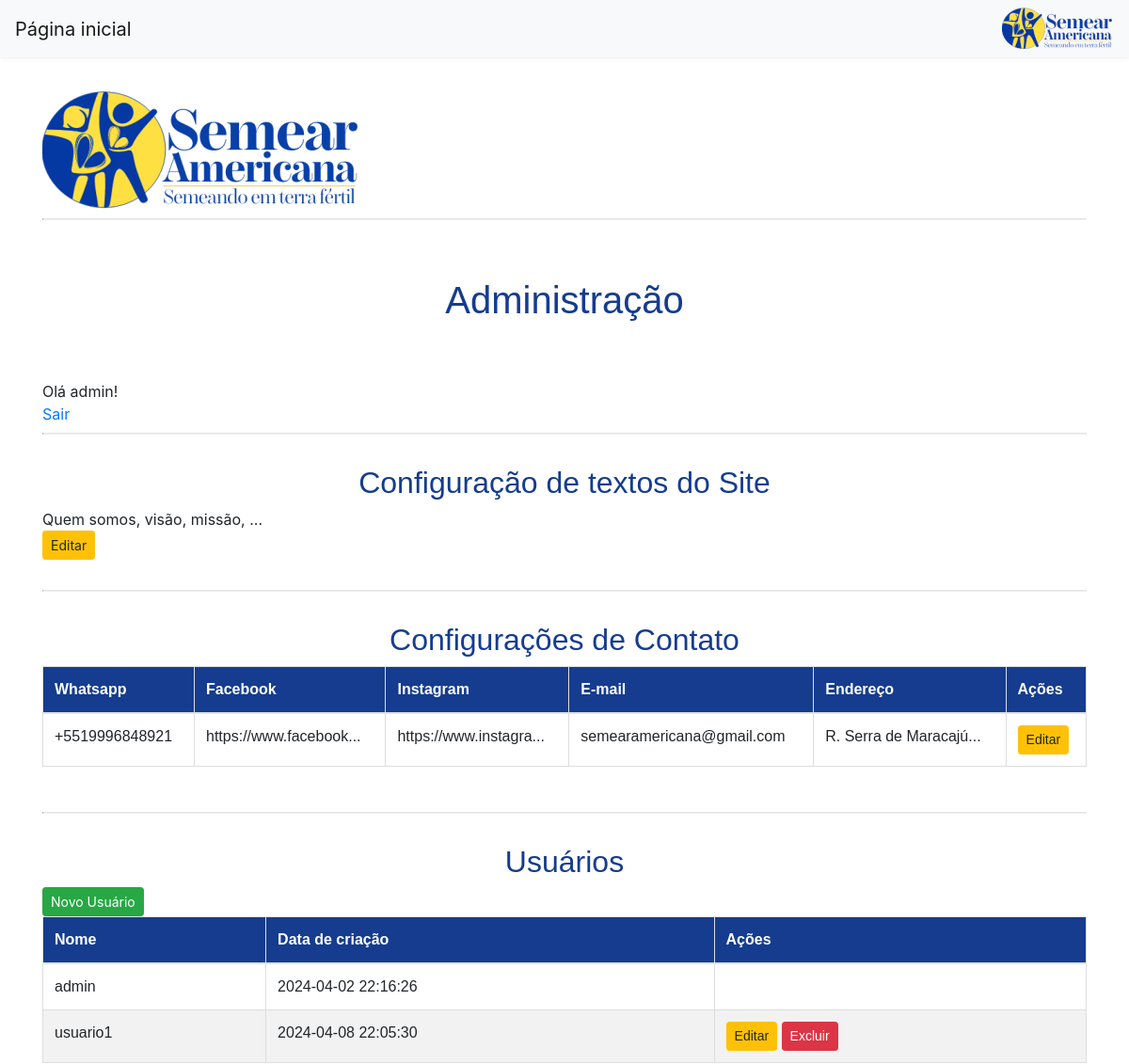
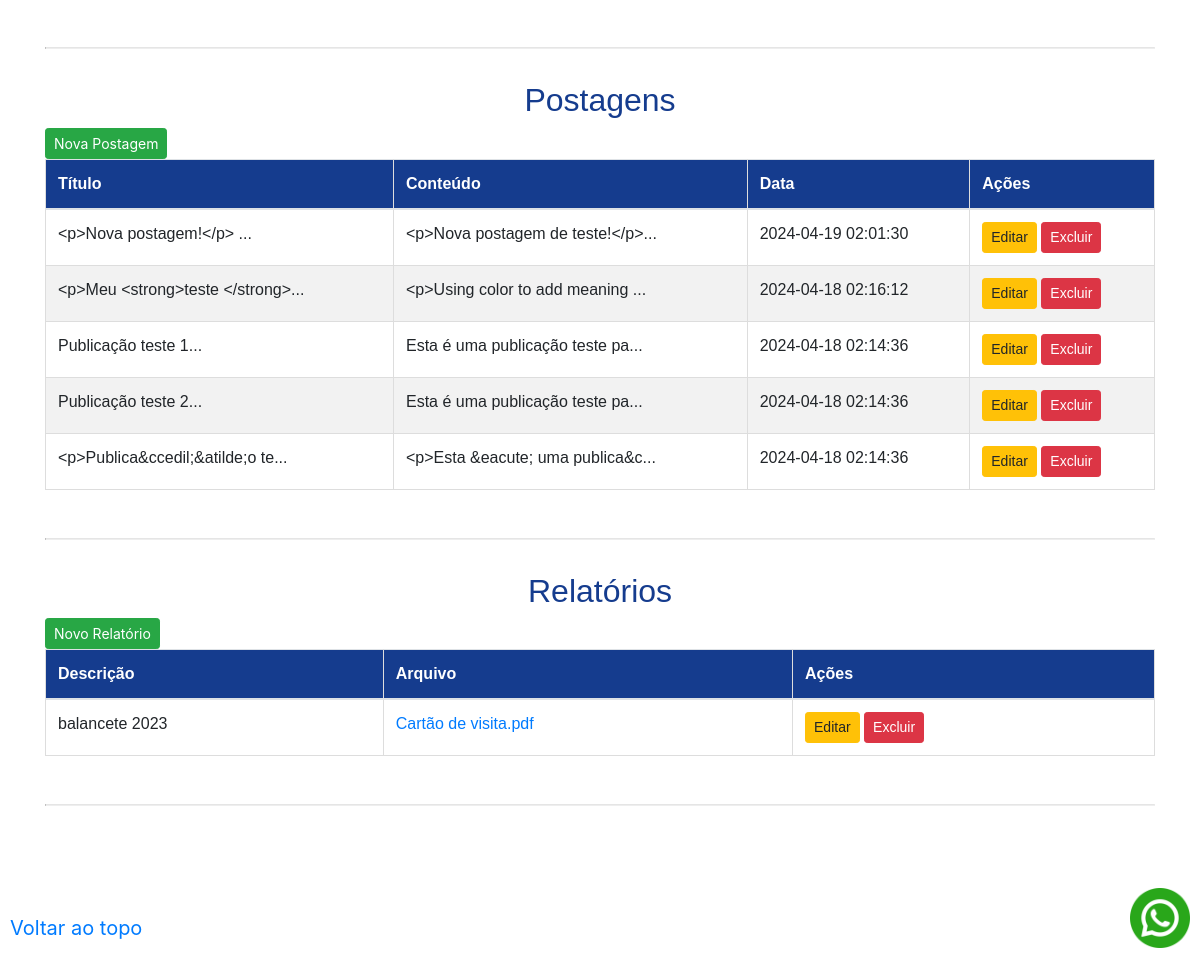
Page /admin (signed in) on the committed database (2 pictures, top to bottom).
### tables this page shows
CREATE TABLE contato (
    id INTEGER PRIMARY KEY AUTOINCREMENT,
    created TIMESTAMP NOT NULL DEFAULT CURRENT_TIMESTAMP,
    whatsapp TEXT NOT NULL,
    facebook TEXT NOT NULL,
    instagram TEXT NOT NULL,
    email TEXT NOT NULL,
    endereco TEXT NOT NULL
);

CREATE TABLE usuarios (
    id INTEGER PRIMARY KEY AUTOINCREMENT,
    created TIMESTAMP NOT NULL DEFAULT CURRENT_TIMESTAMP,
    nome TEXT NOT NULL UNIQUE,
    senha TEXT NOT NULL
);

CREATE TABLE textos (
  id INTEGER PRIMARY KEY AUTOINCREMENT,
  quem_somos TEXT NOT NULL,
  visao_semear TEXT NOT NULL,
  missao_semear TEXT NOT NULL,
  sobre_a_comunidade TEXT NOT NULL,
  nossa_historia TEXT NOT NULL,
  atividades TEXT NOT NULL,
  parceiros TEXT NOT NULL,
  transparencia TEXT NOT NULL,
  novidades TEXT NOT NULL,
  semeie TEXT NOT NULL
);

CREATE TABLE posts (
    id INTEGER PRIMARY KEY AUTOINCREMENT,
    created TIMESTAMP NOT NULL DEFAULT CURRENT_TIMESTAMP,
    title TEXT NOT NULL,
    content TEXT NOT NULL
);

CREATE TABLE reports (
  id INTEGER PRIMARY KEY AUTOINCREMENT,
  description TEXT NOT NULL,
  report_file BLOB NOT NULL,
  report_name TEXT NOT NULL
);

### app.py (the view)
@app.route('/admin')
@login_required
def admin():
    conn = get_db_connection()
    posts = conn.execute('SELECT * FROM posts').fetchall()
    contato = conn.execute('SELECT * FROM contato').fetchall()
    usuarios = conn.execute('SELECT * FROM usuarios').fetchall()
    reports = conn.execute('SELECT * FROM reports').fetchall()
    textos = conn.execute('SELECT * FROM textos').fetchall()
    conn.close()
    return render_template('admin.html', usuario=current_user.nome, posts=posts, contato=contato, usuarios=usuarios, reports=reports, textos=textos)

### app.py (called while the page is built)
def get_db_connection():
    conn = sqlite3.connect('database.db')
    conn.row_factory = sqlite3.Row
    return conn

@login_manager.user_loader
def load_user(user_id):
    conn = get_db_connection()
    usuario = conn.execute('SELECT * FROM usuarios WHERE id = ?',
                        (user_id,)).fetchone()
    conn.close()
    if usuario:
        return Usuario(usuario[0], usuario[1], usuario[2])
    return None

### templates/admin.html (shortened to what this page needs)
{% extends 'base2.html' %}
{% block content %}
	<br><br><br>
	<div id="topo">
		<img src="{{ url_for('static', filename='img/semear_logo.png') }}" alt="Semear Americana | Semeando em terra fértil">
	</div>
	<hr>
	<br><br>
	<h1>Administração</h1>
	<br>
	<br>
	{% if usuario %}
		Olá {{ usuario }}!
	{% endif %}
    <br><a href="/logout">Sair</a>
	<br>
	<hr>
	<br>
	<div id="contato">
    <h2>Configuração de textos do Site</h2>
    {% if not textos %}
        <p>Configuração não cadastrada.</p>
    {% else %}
		{% for texto in textos %}
			Quem somos, visão, missão, ...
			<br>
		    <a href="{{ url_for('edit_textos', id=texto.id) }}" class="btn btn-sm btn-warning">Editar</a>
		{% endfor %}
    {% endif %}
    </div>
    <br>
	<hr>
	<br>
	<div id="contato">
    <h2>Configurações de Contato</h2>
    {% if not contato %}
        <p>Configuração não cadastrada.</p>
    {% else %}
        <table class="table">
            <thead>
                <tr>
                    <th>Whatsapp</th>
                    <th>Facebook</th>
                    <th>Instagram</th>
                    <th>E-mail</th>
                    <th>Endereço</th>
                    <th>Ações</th>
                </tr>
            </thead>
            <tbody>
                {% for contato in contato %}
                    <tr>
                        <td>{{ contato.whatsapp }}</td>
                        <td>{{ contato.facebook[0:20] }}...</td>
                        <td>{{ contato.instagram[0:20] }}...</td>
                        <td>{{ contato.email }}</td>
                        <td>{{ contato.endereco[0:20] }}...</td>
                        <td>
                            <a href="{{ url_for('edit_contato', id=contato.id) }}" class="btn btn-sm btn-warning">Editar</a>
                        </td>
                    </tr>
                {% endfor %}
            </tbody>
        </table>
    {% endif %}
    </div>
	<br>
	<hr>
	<br>
	<div id="usuarios">
    <h2>Usuários</h2>
    <a href="{{ url_for('create_usuario') }}" class="btn btn-sm btn-success">Novo Usuário</a>
    <br>
    {% if not usuarios %}
        <p>Nenhuma usuário cadastrado.</p>
    {% else %}
        <table class="table">
            <thead>
                <tr>
                    <th>Nome</th>
                    <th>Data de criação</th>
                    <th>Ações</th>
                </tr>
            </thead>
            <tbody>
                {% for usuario in usuarios %}
                    <tr>
                        <td>{{ usuario.nome }}</td>
                        <td>{{ usuario.created }}</td>
                        <td>
                        	{% if usuario.nome != 'admin' %}
                            <a href="{{ url_for('edit_usuario', id=usuario.id) }}" class="btn btn-sm btn-warning">Editar</a>
                            <a href="{{ url_for('excluir_usuario', id=usuario[0]) }}" class="btn btn-sm btn-danger">Excluir</a>
                            {% endif %}
                        </td>
                    </tr>
                {% endfor %}
            </tbody>
        </table>
    {% endif %}
    </div>
	<br>
	<hr>
	<br>
	<div id="posts">
	<h2>Postagens</h2>
    <a href="{{ url_for('create_post') }}" class="btn btn-sm btn-success">Nova Postagem</a>
    <br>
    {% if not posts %}
        <p>Nenhuma postagem cadastrada.</p>
    {% else %}
        <table class="table">
            <thead>
                <tr>
                    <th>Título</th>
                    <th>Conteúdo</th>
                    <th>Data</th>
                    <th>Ações</th>
                </tr>
            </thead>
            <tbody>
                {% for post in posts|sort(attribute='created', reverse=True) %}
                    <tr>
                        <td>{{ post.title[0:30] }}...</td>
                        <td>{{ post.content[0:30] }}...</td>
                        <td>{{ post.created }}</td>
                        <td>
                            <a href="{{ url_for('edit_post', id=post.id) }}" class="btn btn-sm btn-warning">Editar</a>
                            <a href="{{ url_for('excluir_post', id=post[0]) }}" class="btn btn-sm btn-danger">Excluir</a>
                        </td>
                    </tr>
                {% endfor %}
            </tbody>
        </table>
    {% endif %}
    </div>
	<br>
	<hr>
	<br>
	<div id="reports">
	<h2>Relatórios</h2>
    <a href="{{ url_for('create_report') }}"  class="btn btn-sm btn-success">Novo Relatório</a>
    <br>
    {% if not reports %}
        <p>Nenhum relatório cadastrado.</p>
    {% else %}
        <table class="table">
            <thead>
                <tr>
                    <th>Descrição</th>
                    <th>Arquivo</th>
                    <th>Ações</th>
                </tr>
            </thead>
            <tbody>
                {% for report in reports %}
                    <tr>
                        <td>{{ report.description }}</td>
                        <td>
                        <a href="{{ url_for('download_report', id=report.id) }}">{{ report.report_name }}</a></td>
                        <td>
                            <a href="{{ url_for('edit_report', id=report.id) }}" class="btn btn-sm btn-warning">Editar</a>
                            <a href="{{ url_for('excluir_report', id=report.id) }}" class="btn btn-sm btn-danger">Excluir</a>
                        </td>
                    </tr>
                {% endfor %}
            </tbody>
        </table>
    {% endif %}
    </div>
	<br>
{% endblock %}

### templates/base2.html (shortened to what this page needs)
<!doctype html>
<html lang="en">
  <head>
    <link rel="stylesheet" href="https://stackpath.bootstrapcdn.com/bootstrap/4.3.1/css/bootstrap.min.css">
	<link rel="stylesheet" href="https://cdn.jsdelivr.net/npm/bootstrap@4.6.1/dist/css/bootstrap.min.css">
	<link rel="stylesheet" href="{{ url_for('static', filename='css/style.css') }}">
  </head>
  <body>
  	<div id="topo">
		<nav class="navbar navbar-expand-md navbar-light bg-light" style="position: fixed; top: 0; left: 0; width: 100%; z-index: 10; background-color: #fff; box-shadow: 0 0 5px rgba(0, 0, 0, 0.1);">
		<a class="navbar-brand" href="{{ url_for('index')}}">Página inicial</a>
		<right><img src="{{ url_for('static', filename='img/semear_logo_pq.png') }}" alt="Semear Americana | Semeando em terra fértil"></right>
	</div>
	{% for contato in contato %}
		<a class="navbar-brand" href="https://api.whatsapp.com/send?phone={{ contato['whatsapp'] }}&text=Olá! Venho a partir do site.">
		  <img src="{{ url_for('static', filename='img/whatsapp.png') }}" alt="Whatsapp" width="60" height="60" style="position: fixed; bottom: 10px; right: 10px; z-index: 100;">
		</a>
	{% endfor %}
	<a class="navbar-brand" href="#topo" style="position: fixed; bottom: 10px; left: 10px; z-index: 100;">Voltar ao topo</a>
    <div class="container">
        {% block content %} {% endblock %}
		<hr>
		<br><br><br>
	<br><br><br>
    </div>
  </body>
</html>

### static/css/style.css (style rules this page uses)
h1 { color: #153c8e; font-family: Arial, sans-serif; text-align: center; padding: 5px; }
h2 { color: #153c8e; font-family: Arial, sans-serif; text-align: center; padding 7px; }
hr { display: block; margin-top: 0.5em; margin-bottom: 0.5em; margin-left: auto; margin-right: auto; border-style: inset; border-width: 1px; }
table { font-family: Arial, Helvetica, sans-serif; border-collapse: collapse; width: 100%; }
table td, table th { border: 1px solid #ddd; padding: 8px; }
table tr:nth-child(even) { background-color: #f2f2f2; }
table th { padding-top: 12px; padding-bottom: 12px; text-align: left; background-color: #153c8e; color: white; }

### rows in the picture
contato: whatsapp "+5519996848921", facebook "https://www.facebook", instagram "https://www.instagra", email "semearamericana@gmail.com", endereco "R. Serra de Maracajú"
usuarios: nome "admin", created "2024-04-02 22:16:26"
usuarios: nome "usuario1", created "2024-04-08 22:05:30"
posts: title "<p>Nova postagem!</p>", content "<p>Nova postagem de teste!</p>", created "2024-04-19 02:01:30"
posts: title "<p>Meu <strong>teste </strong>", content "<p>Using color to add meaning", created "2024-04-18 02:16:12"
posts: title "Publicação teste 1", content "Esta é uma publicação teste pa", created "2024-04-18 02:14:36"
posts: title "Publicação teste 2", content "Esta é uma publicação teste pa", created "2024-04-18 02:14:36"
posts: title "<p>Publica&ccedil;&atilde;o te", content "<p>Esta &eacute; uma publica&c", created "2024-04-18 02:14:36"
reports: description "balancete 2023", report_name "Cartão de visita.pdf"
